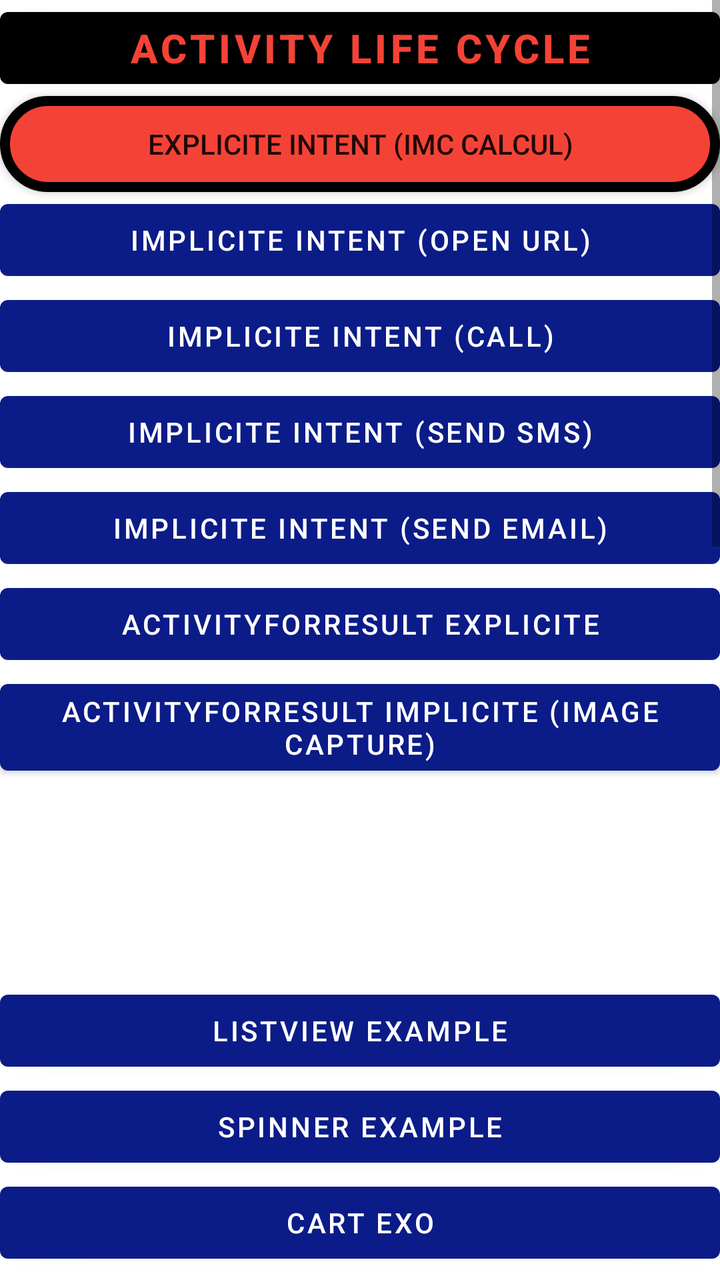
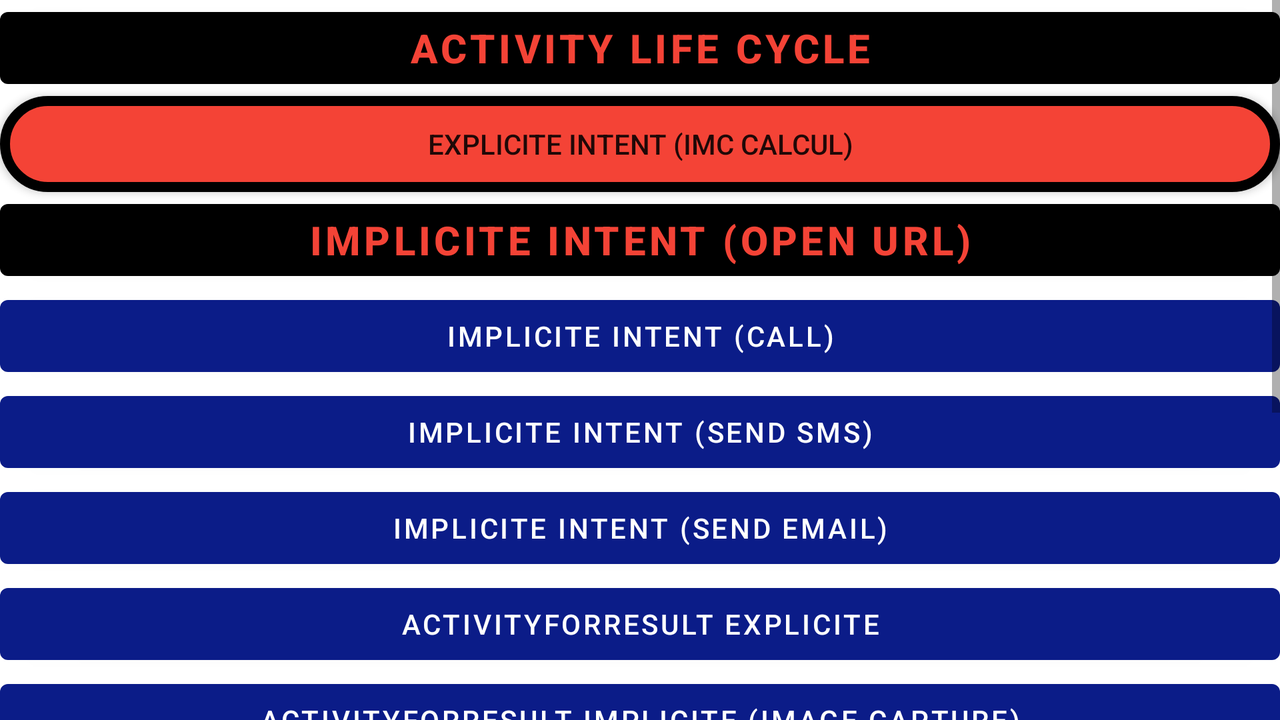

First picture: res/layout/ on a phone held upright. Second picture: the repository's own variant of that layout, on a device whose configuration matches the variant's folder. Source for both follows.
<!-- AndroidManifest.xml: application theme Theme.MyApplication -->
<!-- res/layout/activity_main.xml -->
<?xml version="1.0" encoding="utf-8"?>
<androidx.appcompat.widget.LinearLayoutCompat xmlns:android="http://schemas.android.com/apk/res/android"
    xmlns:app="http://schemas.android.com/apk/res-auto"
    xmlns:tools="http://schemas.android.com/tools"
    android:orientation="vertical"
    android:id="@+id/main"
    android:layout_width="match_parent"
    android:layout_height="match_parent"
    tools:context=".MainActivity">

    <ScrollView
        android:layout_width="match_parent"
        android:layout_height="match_parent">

    <androidx.appcompat.widget.LinearLayoutCompat
        android:layout_width="match_parent"
        android:layout_height="match_parent"
        android:orientation="vertical">

    <Button
        android:layout_width="match_parent"
        android:layout_height="wrap_content"
        android:text="@string/activity_life_cycle"
        style="@style/buttonStyle"
        android:id="@+id/btn_Activity_lifecycle"/>

    <androidx.appcompat.widget.AppCompatButton
        android:layout_width="match_parent"
        android:layout_height="wrap_content"
        android:text="@string/explicite_intent_imc_calcul"
        android:background="@drawable/button_format"
        android:id="@+id/btn_imc_calcul"
        android:onClick="btnImcCalcul"
        />

    <Button
        android:layout_width="match_parent"
        android:layout_height="wrap_content"
        android:text="@string/implicite_intent_open_url"
        android:onClick="btnOpenUrlClick"/>

    <Button
        android:layout_width="match_parent"
        android:layout_height="wrap_content"
        android:text="@string/implicite_intent_call"
        android:onClick="btnCallClick"/>

    <Button
        android:layout_width="match_parent"
        android:layout_height="wrap_content"
        android:text="@string/implicite_intent_send_sms"
        android:onClick="btnSmsClick"/>

    <Button
        android:layout_width="match_parent"
        android:layout_height="wrap_content"
        android:text="@string/implicite_intent_send_email"
        android:onClick="btnEmailClick"/>

    <Button
        android:layout_width="match_parent"
        android:layout_height="wrap_content"
        android:text="@string/activityforresult_explicite"
        android:onClick="btnIntentClick"/>

    <Button
        android:layout_width="match_parent"
        android:layout_height="wrap_content"
        android:text="@string/activityforresult_implicite_image_capture"
        android:onClick="btnCaptureClick"/>

    <ImageView
        android:layout_width="100dp"
        android:layout_height="100dp"
        android:layout_gravity="center"
        android:id="@+id/iv_cature"/>

    <Button
        android:layout_width="match_parent"
        android:layout_height="wrap_content"
        android:text="@string/listview_example"
        android:onClick="btnListClick"/>

    <Button
        android:layout_width="match_parent"
        android:layout_height="wrap_content"
        android:text="@string/spinner_example"
        android:onClick="btnSpinnerClick"/>

    <Button
        android:layout_width="match_parent"
        android:layout_height="wrap_content"
        android:text="@string/cart_exo"
        android:onClick="btnCartClick"/>

    <Button
        android:layout_width="match_parent"
        android:layout_height="wrap_content"
        android:text="@string/quiz_exercise"
        android:onClick="btnQuizClick"/>

    <Button
        android:layout_width="match_parent"
        android:layout_height="wrap_content"
        android:text="SharedPreferences exmaple"
        android:onClick="btnSharedClick"/>

    <Button
        android:layout_width="match_parent"
        android:layout_height="wrap_content"
        android:text="Internal/External Storage"
        android:onClick="btnStorageClick"/>

    <Button
        android:layout_width="match_parent"
        android:layout_height="wrap_content"
        android:text="Request Permission"
        android:onClick="btnPermissionClick"/>

    <Button
        android:layout_width="match_parent"
        android:layout_height="wrap_content"
        android:text="Database Example"
        android:onClick="btnDatabaseClick"/>

    <Button
        android:layout_width="match_parent"
        android:layout_height="wrap_content"
        android:text="API Rest Example With Volley"
        android:onClick="btnVolleyClick"/>

    <Button
        android:layout_width="match_parent"
        android:layout_height="wrap_content"
        android:text="Broadcast Receiver example"
        android:onClick="btnBroadcastClick"/>

    <Button
        android:layout_width="match_parent"
        android:layout_height="wrap_content"
        android:text="Custom Receiver example"
        android:onClick="btnCustomtClick"/>

    <Button
        android:layout_width="match_parent"
        android:layout_height="wrap_content"
        android:text="Download Example"
        android:onClick="btnDownloadClick"/>

    <Button
        android:layout_width="match_parent"
        android:layout_height="wrap_content"
        android:text="Show Download Folder"
        android:onClick="btnDownloadFolderClick"/>

    <Button
        android:layout_width="match_parent"
        android:layout_height="wrap_content"
        android:text="Thread Example"
        android:onClick="btnThreadClick"/>

    <Button
        android:layout_width="match_parent"
        android:layout_height="wrap_content"
        android:text="Executor Service + Handler Example"
        android:onClick="btnExecutorServiceClick"/>

    <Button
        android:layout_width="match_parent"
        android:layout_height="wrap_content"
        android:text="Service Example"
        android:onClick="btnServiceClick"/>

    <Button
        android:layout_width="match_parent"
        android:layout_height="wrap_content"
        android:text="AlarmManager Example"
        android:onClick="btnAlarmClick"/>

    <Button
        android:layout_width="match_parent"
        android:layout_height="wrap_content"
        android:text="Fragment Example"
        android:onClick="btnFragmentClick"/>

    <Button
        android:layout_width="match_parent"
        android:layout_height="wrap_content"
        android:text="Notification Example"
        android:onClick="btnNotifClick"/>

    <Button
        android:layout_width="match_parent"
        android:layout_height="wrap_content"
        android:text="Show Providers"
        android:onClick="btnProvidersClick"/>


    <include layout="@layout/layout_bouton_quitter"/>

    </androidx.appcompat.widget.LinearLayoutCompat>
    </ScrollView>

</androidx.appcompat.widget.LinearLayoutCompat>
<!-- res/layout/layout_bouton_quitter.xml (included above) -->
<?xml version="1.0" encoding="utf-8"?>
<androidx.appcompat.widget.LinearLayoutCompat xmlns:android="http://schemas.android.com/apk/res/android"
    android:layout_width="match_parent"
    android:orientation="vertical"
    android:layout_height="match_parent">

    <Button
        android:layout_width="match_parent"
        android:layout_height="wrap_content"
        android:text="Quitter"
        style="@style/buttonStyle"
        android:id="@+id/btn_quitter"/>

</androidx.appcompat.widget.LinearLayoutCompat>
<!-- resources referenced by this layout -->
<resources>
  <!-- drawable button_format (drawable) -->
  <?xml version="1.0" encoding="utf-8"?>
  <selector xmlns:android="http://schemas.android.com/apk/res/android">
  
      <item android:state_pressed="true">
          <shape>
              <solid android:color="@color/white"/>
              <corners android:radius="150dp"/>
              <stroke android:color="@color/black" android:width="5dp"/>
          </shape>
      </item>
  
      <item>
          <shape>
              <solid android:color="@color/red"/>
              <corners android:radius="150dp"/>
              <stroke android:color="@color/black" android:width="5dp"/>
          </shape>
      </item>
  
  </selector>
  <string name="activity_life_cycle">Activity Life Cycle</string>
  <string name="activityforresult_explicite">ActivityForResult Explicite</string>
  <string name="activityforresult_implicite_image_capture">ActivityForResult Implicite (Image Capture)</string>
  <string name="cart_exo">Cart Exo</string>
  <string name="explicite_intent_imc_calcul">Explicite Intent (IMC Calcul)</string>
  <string name="implicite_intent_call">Implicite Intent (CALL)</string>
  <string name="implicite_intent_open_url">Implicite Intent (Open URL)</string>
  <string name="implicite_intent_send_email">Implicite Intent (Send EMAIL)</string>
  <string name="implicite_intent_send_sms">Implicite Intent (Send SMS)</string>
  <string name="listview_example">ListView Example</string>
  <string name="quiz_exercise">Quiz Exercise</string>
  <string name="spinner_example">Spinner Example</string>
  <style name="buttonStyle">
          <item name="android:textSize">20dp</item>
          <item name="android:textColor">@color/red</item>
          <item name="android:textStyle">bold</item>
          <item name="backgroundTint">@color/black</item>
      </style>
  <style name="Theme.MyApplication" parent="Base.Theme.MyApplication" />
  <color name="white">#FFFFFFFF</color>
  <color name="black">#FF000000</color>
  <color name="red">#F44336</color>
  <style name="Base.Theme.MyApplication" parent="Theme.MaterialComponents.DayNight.DarkActionBar">
          
          
  
          
          <item name="colorPrimary">@color/blue_dark</item>
          <item name="colorPrimaryVariant">@color/blue_light</item>
  
  
          
          <item name="colorOnPrimary">@color/white</item>
  
          
  
          
          <item name="android:statusBarColor">?attr/colorPrimaryVariant</item>
  
  
      </style>
  <color name="blue_dark">#0B1C88</color>
  <color name="blue_light">#3B4CB9</color>
</resources>
<!-- res/layout-land/activity_main.xml (the repository's variant of the layout above) -->
<!-- drawn on the phone turned sideways -->
<?xml version="1.0" encoding="utf-8"?>
<androidx.appcompat.widget.LinearLayoutCompat xmlns:android="http://schemas.android.com/apk/res/android"
    xmlns:app="http://schemas.android.com/apk/res-auto"
    xmlns:tools="http://schemas.android.com/tools"
    android:orientation="vertical"
    android:id="@+id/main"
    android:layout_width="match_parent"
    android:layout_height="match_parent"
    tools:context=".MainActivity">

    <ScrollView
        android:layout_width="match_parent"
        android:layout_height="match_parent">

    <androidx.appcompat.widget.LinearLayoutCompat
        android:layout_width="match_parent"
        android:layout_height="match_parent"
        android:orientation="vertical">

    <Button
        android:layout_width="match_parent"
        android:layout_height="wrap_content"
        android:text="Activity Life Cycle"
        style="@style/buttonStyle"
        android:id="@+id/btn_Activity_lifecycle"/>

    <androidx.appcompat.widget.AppCompatButton
        android:layout_width="match_parent"
        android:layout_height="wrap_content"
        android:text="Explicite Intent (IMC Calcul)"
        android:background="@drawable/button_format"
        android:id="@+id/btn_imc_calcul"
        android:onClick="btnImcCalcul"
        />

    <Button
        android:layout_width="match_parent"
        android:layout_height="wrap_content"
        style="@style/buttonStyle"
        android:text="Implicite Intent (Open URL)"
        android:onClick="btnOpenUrlClick"/>

    <Button
        android:layout_width="match_parent"
        android:layout_height="wrap_content"
        android:text="Implicite Intent (CALL)"
        android:onClick="btnCallClick"/>

    <Button
        android:layout_width="match_parent"
        android:layout_height="wrap_content"
        android:text="Implicite Intent (Send SMS)"
        android:onClick="btnSmsClick"/>

    <Button
        android:layout_width="match_parent"
        android:layout_height="wrap_content"
        android:text="Implicite Intent (Send EMAIL)"
        android:onClick="btnEmailClick"/>

    <Button
        android:layout_width="match_parent"
        android:layout_height="wrap_content"
        android:text="ActivityForResult Explicite"
        android:onClick="btnIntentClick"/>

    <Button
        android:layout_width="match_parent"
        android:layout_height="wrap_content"
        android:text="ActivityForResult Implicite (Image Capture)"
        android:onClick="btnCaptureClick"/>

    <ImageView
        android:layout_width="100dp"
        android:layout_height="100dp"
        android:layout_gravity="center"
        android:id="@+id/iv_cature"/>

    <Button
        android:layout_width="match_parent"
        android:layout_height="wrap_content"
        android:text="ListView Example"
        android:onClick="btnListClick"/>

    <Button
        android:layout_width="match_parent"
        android:layout_height="wrap_content"
        android:text="Spinner Example"
        android:onClick="btnSpinnerClick"/>



    <include layout="@layout/layout_bouton_quitter"/>

    </androidx.appcompat.widget.LinearLayoutCompat>
    </ScrollView>

</androidx.appcompat.widget.LinearLayoutCompat>
<!-- resources referenced by the variant -->
<!-- as the phone turned sideways resolves them -->
<resources>
  <!-- drawable button_format (drawable) -->
  <?xml version="1.0" encoding="utf-8"?>
  <selector xmlns:android="http://schemas.android.com/apk/res/android">
  
      <item android:state_pressed="true">
          <shape>
              <solid android:color="@color/white"/>
              <corners android:radius="150dp"/>
              <stroke android:color="@color/black" android:width="5dp"/>
          </shape>
      </item>
  
      <item>
          <shape>
              <solid android:color="@color/red"/>
              <corners android:radius="150dp"/>
              <stroke android:color="@color/black" android:width="5dp"/>
          </shape>
      </item>
  
  </selector>
  <style name="buttonStyle">
          <item name="android:textSize">20dp</item>
          <item name="android:textColor">@color/red</item>
          <item name="android:textStyle">bold</item>
          <item name="backgroundTint">@color/black</item>
      </style>
  <style name="Theme.MyApplication" parent="Base.Theme.MyApplication" />
  <color name="white">#FFFFFFFF</color>
  <color name="black">#FF000000</color>
  <color name="red">#F44336</color>
  <style name="Base.Theme.MyApplication" parent="Theme.MaterialComponents.DayNight.DarkActionBar">
          
          
  
          
          <item name="colorPrimary">@color/blue_dark</item>
          <item name="colorPrimaryVariant">@color/blue_light</item>
  
  
          
          <item name="colorOnPrimary">@color/white</item>
  
          
  
          
          <item name="android:statusBarColor">?attr/colorPrimaryVariant</item>
  
  
      </style>
  <color name="blue_dark">#0B1C88</color>
  <color name="blue_light">#3B4CB9</color>
</resources>
